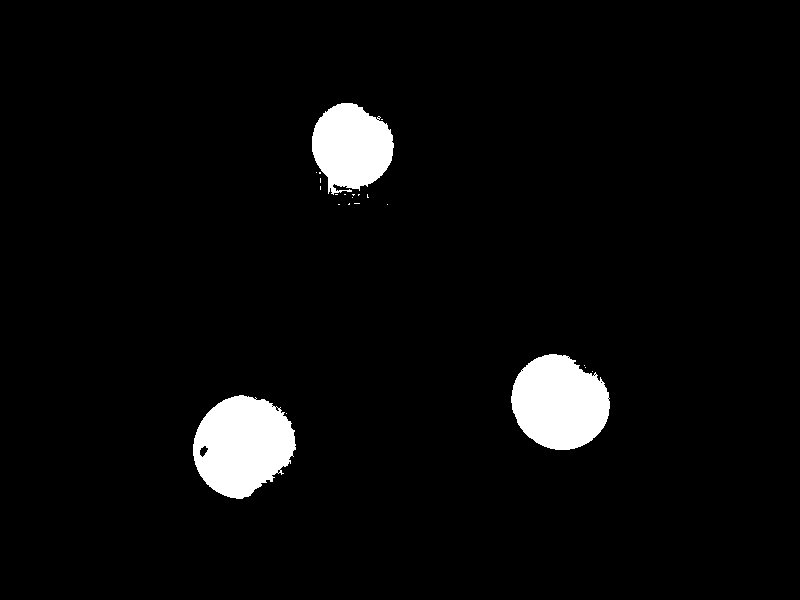
#> input picture lessons/images/thresh.png, 800 x 600 px, found by its file name
$ jupyter execute --allow-errors 04_Contours.ipynb
#> lines starting #> are read from the running program, lines starting #| are printed output that depends on the picture; after the words box and inside, x2 and y2 are one past the last pixel; in counts of white or black regions, pixels touching at a corner belong together
<a href="https://colab.research.google.com/github/drhoffma/HarperIDEAShopCVCC/blob/main/lessons/04_Contours.ipynb" target="_parent"></a>

# Welcome to **Harper College's IDEAShop** curriculum!

**Course Title:** *Computer Vision, Cameras, & Code*

**Quick Links:** [Homepage](https://tinyurl.com/harpercv-home) | [Syllabus](https://tinyurl.com/harpercv-syllabus) | [Blackboard](#) | [Instructor](https://davidrhoffman.net)

***Terms of use:*** *This course is public domain. If you'd like to use content from this course, please request consent by [contacting Harper College MakerSpace](https://www.harpercollege.edu/maker/contact/index.php).*

---

# Contours

[cell 1]
# download yesterday's ping pong ball range filter image

## Finding Contours

[cell 2]
# code playground
import cv2
import imutils
from google.colab.patches import cv2_imshow

# load the thresholded image and convert to grayscale
thresh = cv2.imread("thresh.png")
#> thresh is the input picture: shape (600, 800, 3); 4.3% white; 22 white regions (19 under 20 px), largest, box (x1, y1, x2, y2) and area: (193, 395, 296, 499) 7765, (511, 354, 610, 450) 7178, (312, 103, 394, 195) 5420
image = thresh.copy()
gray = cv2.cvtColor(thresh, cv2.COLOR_BGR2GRAY)
#> gray: shape (600, 800); 4.3% white; 22 white regions (19 under 20 px)

# find contours
cnts = cv2.findContours(gray, cv2.RETR_EXTERNAL, cv2.CHAIN_APPROX_SIMPLE)
#> cnts = 22 contours, 19 with area under 20; largest, box (x1, y1, x2, y2) and area: (193, 395, 296, 499) 7662, (511, 354, 610, 450) 7034, (312, 103, 394, 195) 5260
cnts = imutils.grab_contours(cnts)

## Looping over Contours

[cell 3]
# code playground

# loop over the contours
for c in cnts:
    # draw the contour
    cv2.drawContours(thresh, [c], -1, (0, 0, 255), 2)
#> this loop made 22 passes
#> c on passes 1, 3, 4, 5, 7, 8, 9, 10, 11, 12, 13, 14: [[286, 413]], [[592, 371]], [[585, 367]], [[584, 365]], [[387, 204]], [[338, 204], [339, 204]], [[354, 203], [359, 203]], [[349, 203], [348, 204], [349, 204]], [[352, 197]], [[367, 194], [367, 197], [368, 197], [367, 196]], [[358, 194], [358, 195], [359, 194]], [[352, 194], [353, 195], [354, 194]]
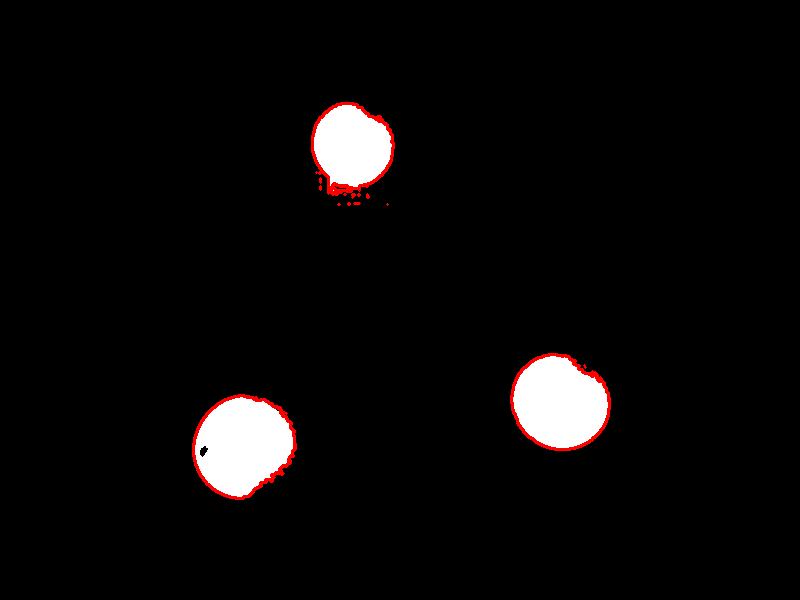
#> thresh: shape (600, 800, 3); 0.75% of pixels changed, all inside (x1, y1, x2, y2) = (192, 102, 611, 500)

# or do it in one fell swoop
#cv2.drawContours(thresh, cnts, -1, (0, 0, 255), 2)

cv2_imshow(thresh)

## Counting Contours

[cell 4]
# code playground

print("I found {} contours".format(len(cnts)))
#| I found 22 contours

## Extracting ROIs

[cell 5]
# code playground

# loop over the contours
for i, c in enumerate(cnts):
    # print the contour area
    area = cv2.contourArea(c)


    # filter on larger areas
    if area > 5000:
      print("Contour {} has area {} pixels".format(str(i), str(area)))
      # grab the bounding rectangle
      x1, y1, w, h = cv2.boundingRect(c)

      # determine y2 and x2
      y2 = y1 + h
      x2 = x1 + w

      # extract the ROI via NumPy array slicing
      roi = image[y1:y2, x1:x2]

      cv2_imshow(roi)
#> this loop made 22 passes
#> (area, x1, y1, w, h, y2, x2) on passes 2, 6, 22: (7661.5, 193, 395, 103, 104, 499, 296), (7034, 511, 354, 99, 96, 450, 610), (5259.5, 312, 103, 82, 92, 195, 394)
#| Contour 1 has area 7661.5 pixels
#| Contour 5 has area 7034.0 pixels
#| Contour 21 has area 5259.5 pixels
#> pass 2, `roi = image[y1:y2, x1:x2]`:
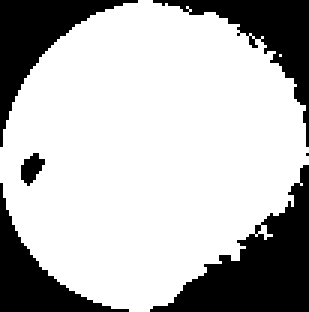
#> roi: shape (104, 103, 3) (shown 3 times larger); 72.5% white; 6 black regions (1 under 20 px), largest, box (x1, y1, x2, y2) and area: (50, 55, 103, 104) 1082, (0, 0, 46, 49) 654, (51, 0, 103, 49) 629, (0, 61, 43, 104) 527, (7, 51, 15, 62) 53
#> after the loop:
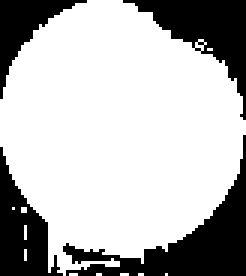
#> roi: shape (92, 82, 3) (shown 3 times larger); 72.2% white; 4 black regions, box (x1, y1, x2, y2) and area: (21, 45, 82, 92) 774, (41, 0, 82, 40) 571, (0, 49, 21, 92) 445, (0, 0, 29, 33) 307

## Morphological Operations

### Erosion

[cell 6]
# code playground

eroded = cv2.erode(image.copy(), None, iterations=2)
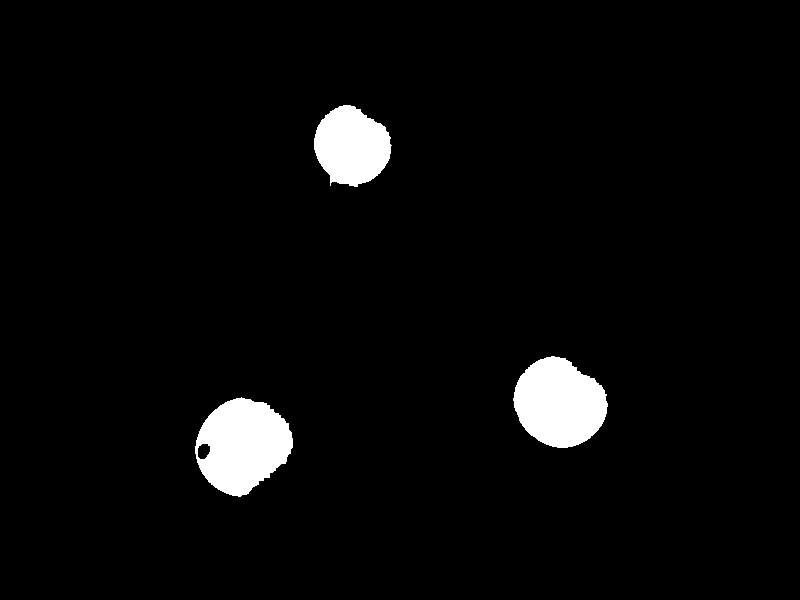
#> eroded: shape (600, 800, 3); 3.7% white; 3 white regions, box (x1, y1, x2, y2) and area: (195, 397, 293, 497) 6794, (513, 356, 608, 448) 6375, (314, 105, 392, 187) 4654
#> (the rest of this cell did not finish here and is left out)

### Dilation

[cell 7]
# code playground

dilated = cv2.dilate(eroded, None, iterations=5)
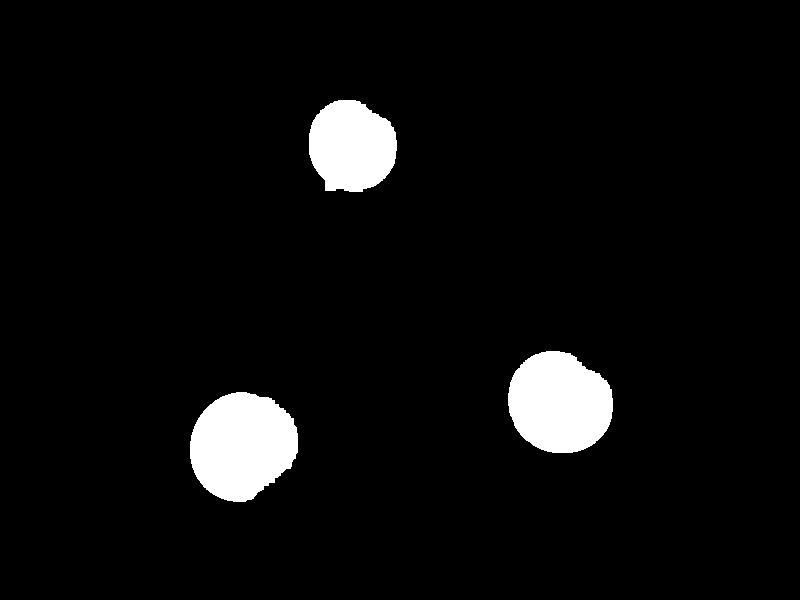
#> dilated: shape (600, 800, 3); 5% white; 3 white regions, box (x1, y1, x2, y2) and area: (190, 392, 298, 502) 9019, (508, 351, 613, 453) 8350, (309, 100, 397, 192) 6392
cv2_imshow(dilated)
